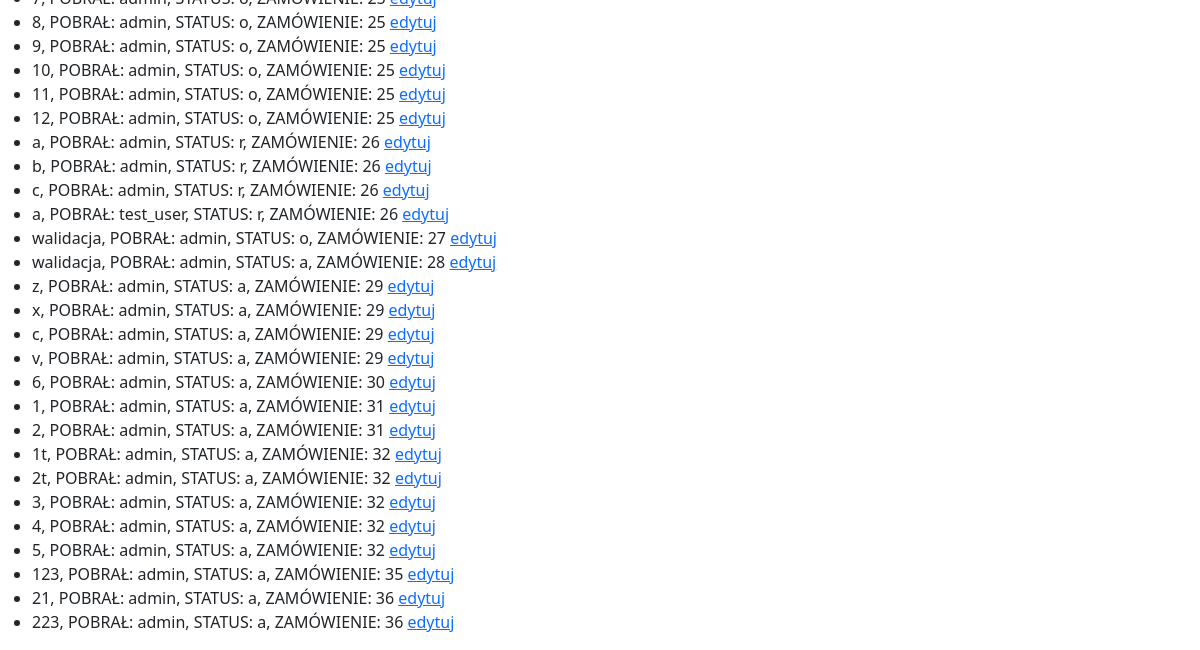
Before: /files/list/ (lower part) with the older database file.
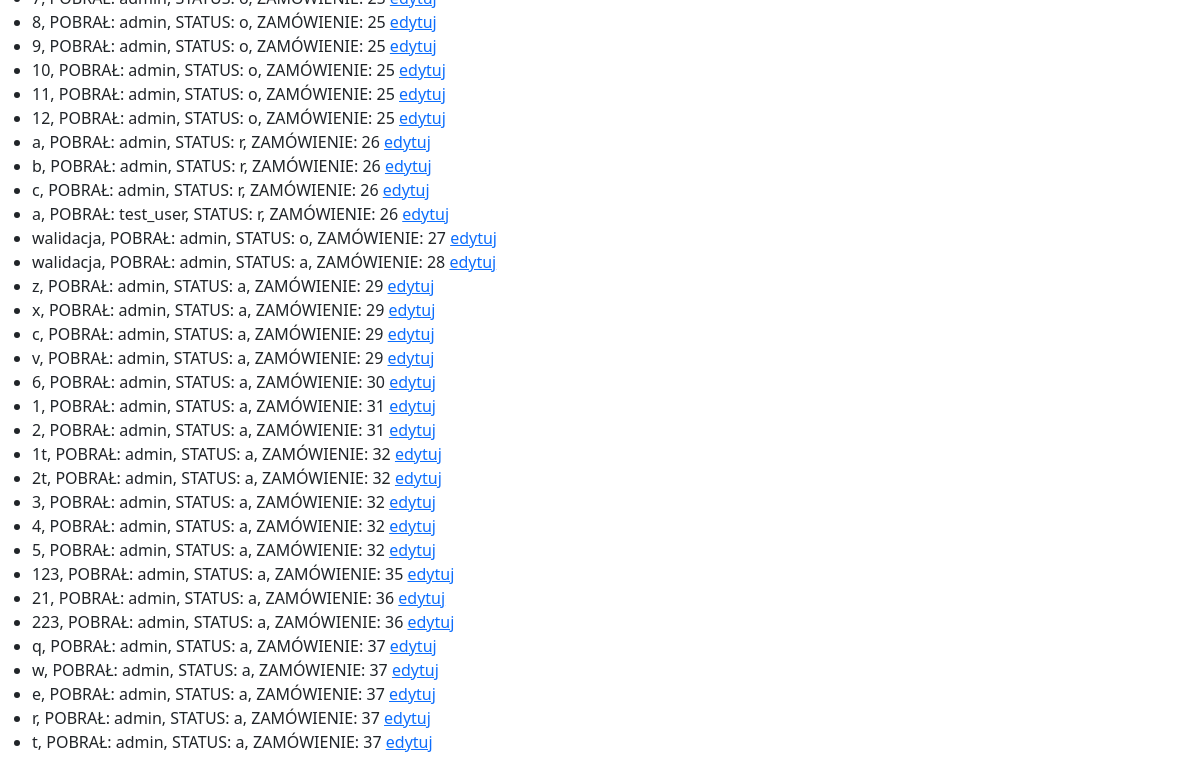
After: the same page with the newer database file.
### files/models.py (models this page shows, shortened)
class Vehicle(models.Model):
    tr = models.CharField(max_length=8)
    transfer_date = models.DateTimeField(blank=True, null=True)
    return_date = models.DateTimeField(blank=True, null=True)
    responsible_person = models.ForeignKey(User, related_name="vehicles", on_delete=models.RESTRICT)
    comments = models.CharField(max_length=100, null=True, blank=True)
    LOAN_STATUS = (
        ('a', 'Awaits'),
        ('o', 'On Loan'),
        ('r', 'Returned'),
        ('e', 'rejected')
    )
    status = models.CharField(max_length=1, blank=True, choices=LOAN_STATUS, default='a')
    order = models.ForeignKey(Order, related_name="vehicles", on_delete=models.SET_NULL, null=True)
    returner = models.ForeignKey(User, related_name='vehicles_returner', on_delete=models.CASCADE, null=True, blank=True)
    def __str__(self) -> str:
        return f"{self.tr}, POBRAŁ: {self.responsible_person}, STATUS: {self.status}, ZAMÓWIENIE: {self.order.id}"

class Order(models.Model):
    order_date = models.DateTimeField()
    orderer = models.ForeignKey(User, related_name="orders", on_delete=models.RESTRICT)

### files/views.py (the view)
# urls.py: path('list/', views.ListAllVechicles.as_view(), name='list'),
class ListAllVechicles(ListView):
    model = Vehicle
    template_name = 'files/list.html'
    context_object_name = 'vehicle_list'

### files/templates/files/list.html (shortened to what this page needs)
{% extends 'home.html' %}
{% block content %}
    <ul>
        {% for car in vehicle_list %}
            <li>{{car}} <a href="/files/update/{{car.id}}/">edytuj</a></li>
        {% endfor %}
    </ul>
{% endblock content %}

Changed rows visible on the page:
added Vehicle: tr+responsible_person+status "q, POBRAŁ: admin, STATUS: a, ZAMÓWIENIE: 37"
added Vehicle: tr+responsible_person+status "w, POBRAŁ: admin, STATUS: a, ZAMÓWIENIE: 37"
added Vehicle: tr+responsible_person+status "e, POBRAŁ: admin, STATUS: a, ZAMÓWIENIE: 37"
added Vehicle: tr+responsible_person+status "r, POBRAŁ: admin, STATUS: a, ZAMÓWIENIE: 37"
added Vehicle: tr+responsible_person+status "t, POBRAŁ: admin, STATUS: a, ZAMÓWIENIE: 37"
